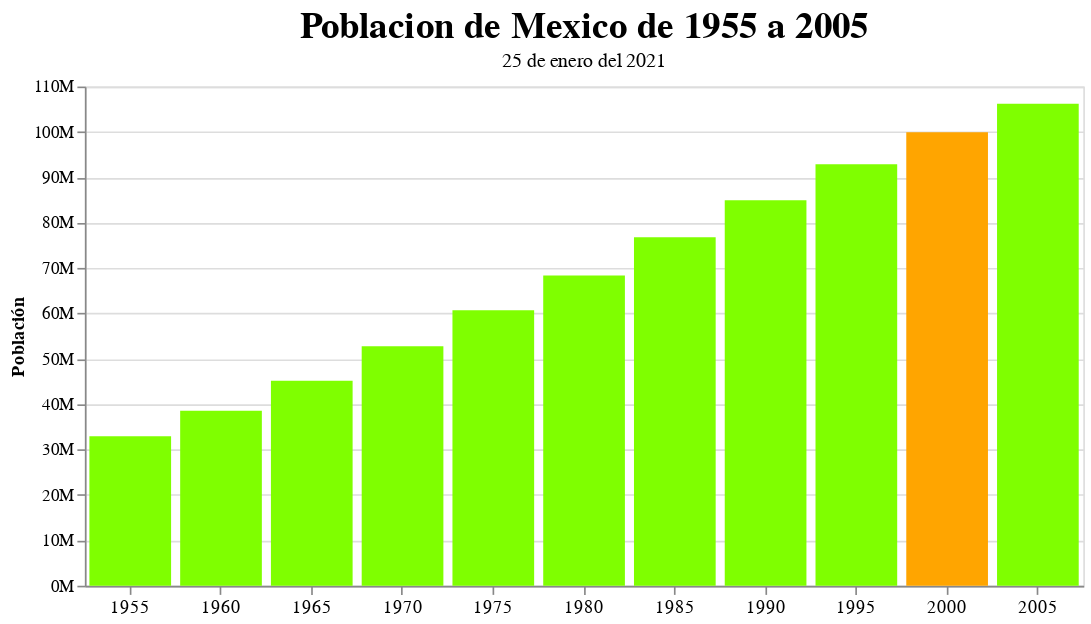

Notebook code cell kept with this figure:
### Code cell
alt.Chart(data_mex).mark_bar().encode(
    x=alt.X('year:O',title='',axis=alt.Axis(labelAngle=0,labelFontSize=11)),#Ordinal
    y=alt.Y('pop:Q',title='Población',axis=alt.Axis(format='s')),
    color=alt.condition(
        alt.datum.year == 2000,  # If the year is 2000 this test returns True,
        alt.value('orange'),     # which sets the bar orange.
        alt.value('chartreuse')   # And if it's not true it sets the bar steelblue.
    )
).properties(
    title=alt.TitleParams('Poblacion de Mexico de 1955 a 2005',subtitle='25 de enero del 2021',fontSize=22),
    width=600)

### Figure 1 — Vega-Lite specification as saved in the notebook (floating-point values rounded to 4 significant figures)
{"config": {"view": {"continuousWidth": 400, "continuousHeight": 300}}, "data": {"name": "data-aba864ee56f53a3188d399bc2e3218f7"}, "mark": "bar", "encoding": {"color": {"condition": {"value": "orange", "test": "(datum.year === 2000)"}, "value": "chartreuse"}, "x": {"axis": {"labelAngle": 0, "labelFontSize": 11}, "field": "year", "title": "", "type": "ordinal"}, "y": {"axis": {"format": "s"}, "field": "pop", "title": "Población", "type": "quantitative"}}, "title": {"text": "Poblacion de Mexico de 1955 a 2005", "fontSize": 22, "subtitle": "25 de enero del 2021"}, "width": 600, "$schema": "https://vega.github.io/schema/vega-lite/v4.17.0.json", "datasets": {"data-aba864ee56f53a3188d399bc2e3218f7": [{"year": 1955, "country": "Mexico", "cluster": 3, "pop": 32929914, "life_expect": 55.19, "fertility": 6.8}, {"year": 1960, "country": "Mexico", "cluster": 3, "pop": 38578505, "life_expect": 58.3, "fertility": 6.75}, {"year": 1965, "country": "Mexico", "cluster": 3, "pop": 45142399, "life_expect": 60.11, "fertility": 6.75}, {"year": 1970, "country": "Mexico", "cluster": 3, "pop": 52775158, "life_expect": 62.36, "fertility": 6.5}, {"year": 1975, "country": "Mexico", "cluster": 3, "pop": 60678045, "life_expect": 65.03, "fertility": 5.25}, {"year": 1980, "country": "Mexico", "cluster": 3, "pop": 68347479, "life_expect": 67.41, "fertility": 4.25}, {"year": 1985, "country": "Mexico", "cluster": 3, "pop": 76767225, "life_expect": 69.5, "fertility": 3.63}, {"year": 1990, "country": "Mexico", "cluster": 3, "pop": 84913652, "life_expect": 71.45, "fertility": 3.191}, {"year": 1995, "country": "Mexico", "cluster": 3, "pop": 92880353, "life_expect": 73.67, "fertility": 2.671}, {"year": 2000, "country": "Mexico", "cluster": 3, "pop": 99926620, "life_expect": 74.9, "fertility": 2.401}, {"year": 2005, "country": "Mexico", "cluster": 3, "pop": 106202903, "life_expect": 76.19, "fertility": 2.211}]}}
